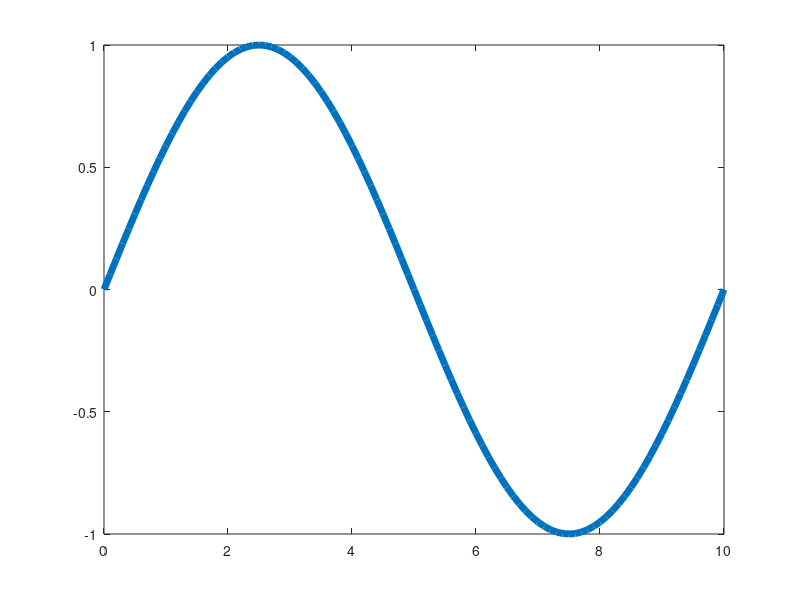

The MATLAB source for this figure: (Note: this script raises an error after producing the figure.)
clc
clear
close all

printfigure = 1;

Length = 10;  % Stablaenge
Time = 200;   % Zetiraum

step_length = 0.1;
step_time = 1;

x = 0 : step_length : Length;
t = 0 : step_time : Time;

N_length = length(x);
N_time = length(t);

k = 0.1;

f = zeros(N_time, N_length);
f(1,:) = sin(x / Length * 2 * pi);

A = step_length ^ 2 / (step_length ^ 2 + 2 * k * step_time);
B = (k * step_time) / (step_length ^ 2 + 2 * k * step_time);

H = speye(N_length * N_time);

for n = 2 : N_length - 1
    for m = 2 : N_time
        H(n+N_length*(m-1),n+N_length*(m-1)) = -1;
        H(n+N_length*(m-1),n+N_length*(m-2)) = A;
        H(n+N_length*(m-1),n+N_length*(m-1)-1) = B;
        H(n+N_length*(m-1),n+N_length*(m-1)+1) = B;
    end
end

length_edge = [1, N_length];
for n = 1 : 2
    for m = 2 : N_time
        H(length_edge(n)+N_length*(m-1),length_edge(n)+N_length*(m-1)) = -1;
        H(length_edge(n)+N_length*(m-1),length_edge(n)+N_length*(m-1)-sign(length_edge(n)-N_length/2)) = 1;
    end
end

b = zeros(N_length*N_time,1);
for n = 1 : N_length
    H(n,n) = 1;
    b(n) = f(1,n);
end

T = H\b;
 for n = 1 : N_length
     for m = 2 : N_time
         f(m,n) = T(n+N_length*(m-1));
     end
 end

figure
for n = 1 : 4 : N_time
    plot(x, f(n,:),'LineWidth',5)
    xlim([0 10])
    ylim([-1 1])
    setplt('','$x$','$f$','Temperature Distribution',0)
    txt = ['$t = ',num2str((n-1)*step_time),'$'];
    TEXT = text(8,0.6,txt,'FontSize',60);
    set(TEXT,'Interpreter','latex')
    set(gcf,'outerposition',get(0,'screensize'));
    txt = ['$t = ',num2str((n-1)*step_time),'$'];
    T = text(8,1.6,txt,'FontSize',60);
    set(T,'Interpreter','latex')
    drawnow
    frame=getframe(gcf);
    imind=frame2im(frame);
    [imind,cm] = rgb2ind(imind,256);
    if printfigure == 1
        if n==1
             imwrite(imind,cm,'TV_homo_fdm_1.gif','gif', 'Loopcount',inf,'DelayTime',1e-6);
        else
             imwrite(imind,cm,'TV_homo_fdm_1.gif','gif','WriteMode','append','DelayTime',1e-6);
        end
    end
end

figure
[X, Y] = meshgrid(x, t);
mesh(X,Y,f)
setmesh('','$x$','$t$','$f$','TV_homo_fdm_Ttx_1',printfigure)
% 
% 
% f_fdm_homo_1 = f;
% x_fdm_homo_1 = x;
% save('f_fdm_homo_1.mat','x_fdm_homo_1','f_fdm_homo_1')
close all